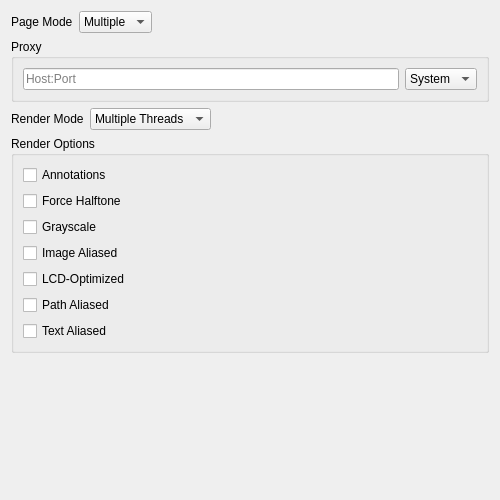
<?xml version="1.0" encoding="UTF-8"?>
<ui version="4.0">
 <class>wise_settings</class>
 <widget class="QWidget" name="wise_settings">
  <property name="geometry">
   <rect>
    <x>0</x>
    <y>0</y>
    <width>500</width>
    <height>500</height>
   </rect>
  </property>
  <property name="windowTitle">
   <string>Form</string>
  </property>
  <layout class="QVBoxLayout" name="verticalLayout">
   <item>
    <layout class="QHBoxLayout" name="horizontalLayout">
     <item>
      <widget class="QLabel" name="label">
       <property name="text">
        <string>Page Mode</string>
       </property>
      </widget>
     </item>
     <item>
      <widget class="QComboBox" name="page_mode">
       <property name="sizeAdjustPolicy">
        <enum>QComboBox::AdjustToContents</enum>
       </property>
       <item>
        <property name="text">
         <string>Multiple</string>
        </property>
       </item>
      </widget>
     </item>
     <item>
      <spacer name="horizontalSpacer">
       <property name="orientation">
        <enum>Qt::Horizontal</enum>
       </property>
       <property name="sizeHint" stdset="0">
        <size>
         <width>40</width>
         <height>20</height>
        </size>
       </property>
      </spacer>
     </item>
    </layout>
   </item>
   <item>
    <widget class="QGroupBox" name="groupBox_2">
     <property name="title">
      <string>Proxy</string>
     </property>
     <layout class="QHBoxLayout" name="horizontalLayout_3">
      <item>
       <widget class="QLineEdit" name="proxy">
        <property name="toolTip">
         <string>&lt;html&gt;&lt;head/&gt;&lt;body&gt;&lt;p&gt;The correct format is Host:Port. Please press the Enter key to save the proxy text.&lt;/p&gt;&lt;/body&gt;&lt;/html&gt;</string>
        </property>
        <property name="placeholderText">
         <string>Host:Port</string>
        </property>
        <property name="clearButtonEnabled">
         <bool>true</bool>
        </property>
       </widget>
      </item>
      <item>
       <widget class="QComboBox" name="proxy_type">
        <property name="currentIndex">
         <number>2</number>
        </property>
        <property name="sizeAdjustPolicy">
         <enum>QComboBox::AdjustToContents</enum>
        </property>
        <item>
         <property name="text">
          <string>HTTP</string>
         </property>
        </item>
        <item>
         <property name="text">
          <string>SOCKS</string>
         </property>
        </item>
        <item>
         <property name="text">
          <string>System</string>
         </property>
        </item>
       </widget>
      </item>
     </layout>
    </widget>
   </item>
   <item>
    <layout class="QHBoxLayout" name="horizontalLayout_2">
     <item>
      <widget class="QLabel" name="label_2">
       <property name="text">
        <string>Render Mode</string>
       </property>
      </widget>
     </item>
     <item>
      <widget class="QComboBox" name="render_mode">
       <property name="sizeAdjustPolicy">
        <enum>QComboBox::AdjustToContents</enum>
       </property>
       <item>
        <property name="text">
         <string>Multiple Threads</string>
        </property>
       </item>
       <item>
        <property name="text">
         <string>Single Threads</string>
        </property>
       </item>
      </widget>
     </item>
     <item>
      <spacer name="horizontalSpacer_2">
       <property name="orientation">
        <enum>Qt::Horizontal</enum>
       </property>
       <property name="sizeHint" stdset="0">
        <size>
         <width>40</width>
         <height>20</height>
        </size>
       </property>
      </spacer>
     </item>
    </layout>
   </item>
   <item>
    <widget class="QGroupBox" name="groupBox">
     <property name="title">
      <string>Render Options</string>
     </property>
     <layout class="QVBoxLayout" name="verticalLayout_2">
      <item>
       <widget class="QCheckBox" name="annotations">
        <property name="text">
         <string>Annotations</string>
        </property>
       </widget>
      </item>
      <item>
       <widget class="QCheckBox" name="halftone">
        <property name="text">
         <string>Force Halftone</string>
        </property>
       </widget>
      </item>
      <item>
       <widget class="QCheckBox" name="grayscale">
        <property name="text">
         <string>Grayscale</string>
        </property>
       </widget>
      </item>
      <item>
       <widget class="QCheckBox" name="image_aliased">
        <property name="text">
         <string>Image Aliased</string>
        </property>
       </widget>
      </item>
      <item>
       <widget class="QCheckBox" name="lcd_optimized">
        <property name="text">
         <string>LCD-Optimized</string>
        </property>
       </widget>
      </item>
      <item>
       <widget class="QCheckBox" name="path_aliased">
        <property name="text">
         <string>Path Aliased</string>
        </property>
       </widget>
      </item>
      <item>
       <widget class="QCheckBox" name="text_aliased">
        <property name="text">
         <string>Text Aliased</string>
        </property>
       </widget>
      </item>
     </layout>
    </widget>
   </item>
   <item>
    <spacer name="verticalSpacer">
     <property name="orientation">
      <enum>Qt::Vertical</enum>
     </property>
     <property name="sizeHint" stdset="0">
      <size>
       <width>20</width>
       <height>40</height>
      </size>
     </property>
    </spacer>
   </item>
  </layout>
 </widget>
 <tabstops>
  <tabstop>page_mode</tabstop>
  <tabstop>proxy</tabstop>
  <tabstop>proxy_type</tabstop>
  <tabstop>render_mode</tabstop>
  <tabstop>annotations</tabstop>
  <tabstop>halftone</tabstop>
  <tabstop>grayscale</tabstop>
  <tabstop>image_aliased</tabstop>
  <tabstop>lcd_optimized</tabstop>
  <tabstop>path_aliased</tabstop>
  <tabstop>text_aliased</tabstop>
 </tabstops>
 <resources/>
 <connections/>
</ui>
